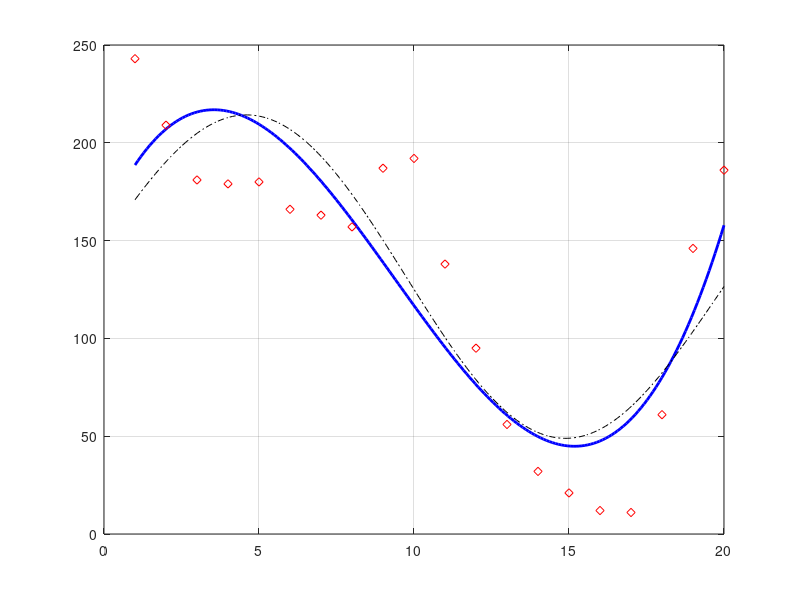

MATLAB code for this plot:
% Approssimare i dati dell'esempio sull'Ossido di Azoto nel senso dei
% minimi quadrati con le seguenti funzioni modello:
%     f_m(x)=c_0+c_1x  retta
%     f_m(x)=c_0+c_1x+c_2x^2  parabola
%     f_m(x)=c_0+c_1x+c_2sin(2pix/20)+c_3cos(2pix/20)
% rappresentando il grafico sovrapposto ai dati
clear all
close all
clc

x=1:20;  % nodi interpolazione
y=[243 209 181 179 180 166 163 157 187 192 138 95 56 32 21 12 11 61 ...
   146 186];  % vettore dati
%% le prime due richieste sono di tipo polinomiale
for n=1:3
  a=polyfit(x,y,n);  % chiedo una retta, polinomio grado 1
                     % poi una parabola, polinomio di grado 2
                     % poi un polinomio di grado 3
  xx=linspace(1,20,200); % punti in cui valutare l'approssimazione dei dati
  yy1=polyval(a,xx);
  plot(xx,yy1,'b','LineWidth',2), grid on
  hold on
  plot(x,y,'rd','Markersize',6)  % plot dati
  hold off
  pause
end

%% la terza funzione la fo a mano perche' polinomiale e trigonometrica:
%  -> costruisco a mano la soluzione impostando il sistema delle equazioni 
%     normali A'*Ac=A'y:

% nella prima colonna devo metterci la funzione base, che e' uno
% nella seconda colonna devo metterci la funzione x valutata nei nodi x_i
% che e' la seconda funzionebase. Esso e' semplicemnte il vettore dei nodi
% la terza colonna sara' il sin(2pix/20)
% infine la quarta sara' l'incognita che moltiplica c_2: cos(2pix/20)
%   NB: noi x e y li abbiamo creati come vettori riga, servono come colonna
A=[ones(length(y),1), x', sin(2*pi/20*x'), cos(2*pi/20*x')];
        % ora posso gia' scrivere la formula che risolve il sistema lineare
c=(A'*A)\(A'*y');  % cio'da'il vettore dei coefficienti,li posso usare per
                   % rappresentare graficamente l'approssimazione con il
                   % metodo dei minquad
% OSS: c=A\y';  -> dava lo stesso risultato per trovare c                   
hold on
% ora che ho i coefficienti posso completare la valutazione nel senso dei 
% minimi quadrati:
yymq=c(1)+c(2)*xx+c(3)*sin(2*pi/20*xx)+c(4)*cos(2*pi/20*xx);  % per il plot
                                                              % non occorre 
                                                              % trasporre 
                                                              % xx                                                              
plot(xx,yymq, 'k-.')
